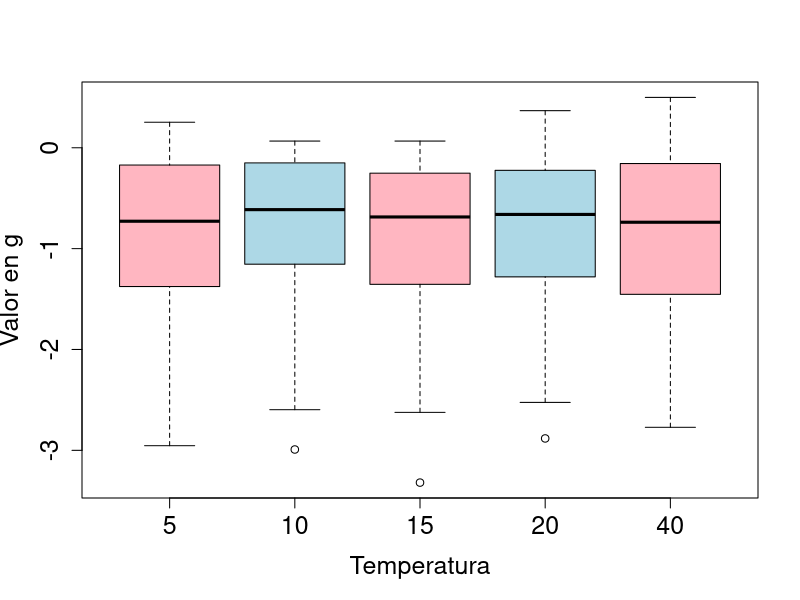

Recreate this plot in R. (Note: this script raises an error after producing the figure.)
g <- function(x, y) {
  a<- (((x + 0.5)^4 - 30 * x^2 - 20 * x + (y + 0.5)^4 - 30 * y^2 - 20 * y)/100)
  return(a)
}

valeng <- c()
temperaturas <- c(5,10,15,20,40)
for(tem in temperaturas){
  low <- -3
  high <- -low
  step <- 0.25
  replicas <- 15
  t <- tem
  ep <- 0.80
  replica <- function(t){
    curr <- c(runif(1, low, high), runif(1, low, high))
    best <- curr
    for (tiempo in 1:t) {
      delta <- runif(1, 0, step)
      x1 <- curr + c(-delta,0)
      x2 <- curr + c(delta,0)
      y1 <- curr + c(0,-delta)
      y2 <- curr + c(0,delta)
      puntos <- c(x1,x2,y1,y2)
      for(k in 1:8){
        if(puntos[k] < (-5)){
          puntos[k] <- puntos[k]+10
        }
        if(puntos[k] > 5){
          puntos[k] <- puntos[k]-10
        }
      }
      vecx <- c()
      vecy <- c()
      for(p in 1:8){
        if(p %% 2 == 0){
          vecy <- c(vecy,puntos[p])
        }else{
          vecx <- c(vecx,puntos[p])
        }
      }
      u <- sample(1:4,1)
      x.p <- c(vecx[u],vecy[u])
      delt <- g(x.p[1],x.p[2]) - g(curr[1],curr[2])
      if(delt > 0){
        curr <- x.p
      }else{
        if(runif(1)< exp((delt) / (t * ep))){
          curr <- x.p
          if(t == 1){
            t <-t
          }else{
            t <- t-1
          }
        }
      }
      
      if(g(curr[1],curr[2]) > g(best[1],best[2])){
        best <- curr
      }
    }
    return(best)
  }
  
  
  tmax <- 100
  resultados <- c()
  for(indi in 1:100){
    resultados <- c(resultados, replica(tmax))
  }
  vecx <- c()
  vecy <- c()
  aux <- 200
  for(p in 1:aux){
    if(p %% 2 == 0){
      vecy <- c(vecy,resultados[p])
    }else{
      vecx <- c(vecx,resultados[p])
    }
  }
  
  valores <- c()
  for(q in 1:100){
    valores <- c(valores, g(vecx[q], vecy[q]))
  }
  valeng <- c(valeng, valores)
  
}

v1 <- c(valeng[1:100])
v2 <- c(valeng[101:200])
v3 <- c(valeng[201:300])
v4 <- c(valeng[301:400])
v5 <- c(valeng[401:500])
datos <- data.frame(v1, v2, v3, v4, v5)

png("Dimarb.png")
colnames(datos)<- c(5,10,15,20,40)
colores<-c("lightpink", "lightblue", "lightpink", "lightblue", "lightpink")
boxplot(datos, use.cols=FALSE, 
        xlab="Temperatura", ylab="Valor en g", cex.lab = 1.5, cex.axis= 1.5, col = colores)
graphics.off()

png("R1.png", width=700, height=700)
persp(x, y, z, shade=0.2, col='blue', theta=40, phi=30)
graphics.off()
